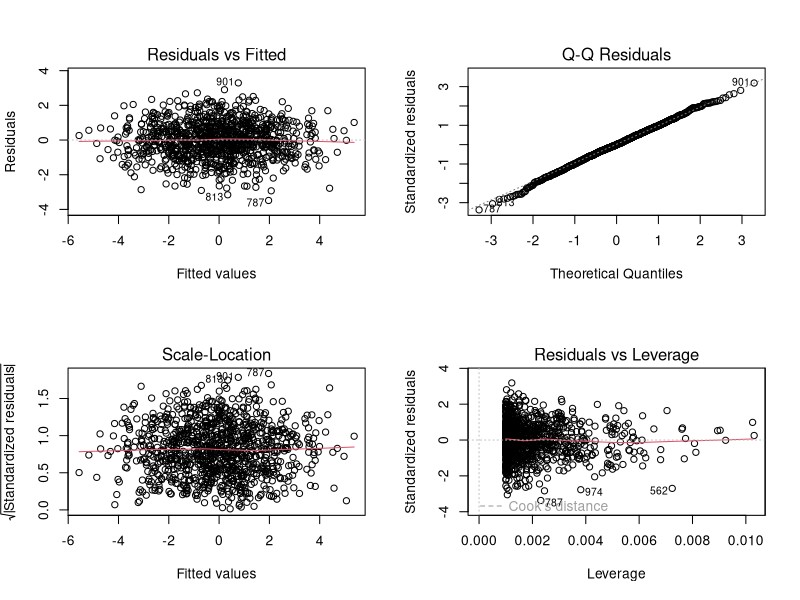
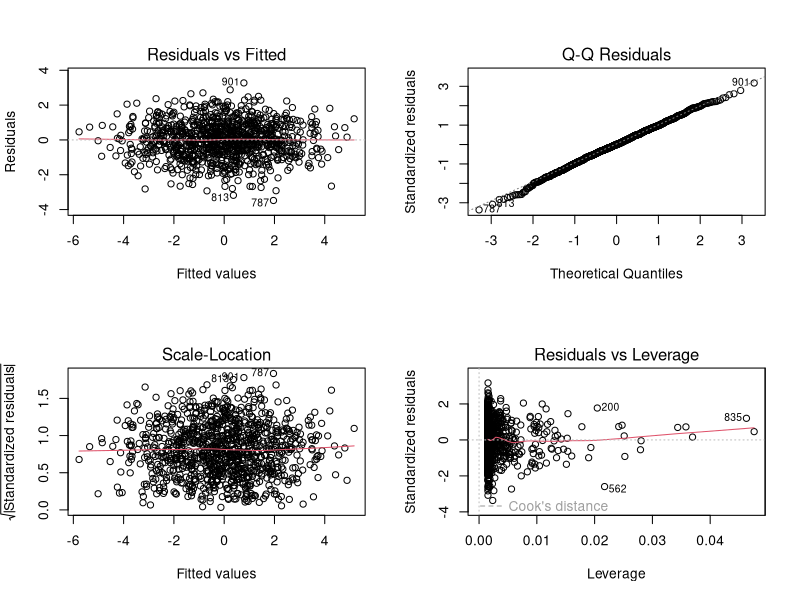
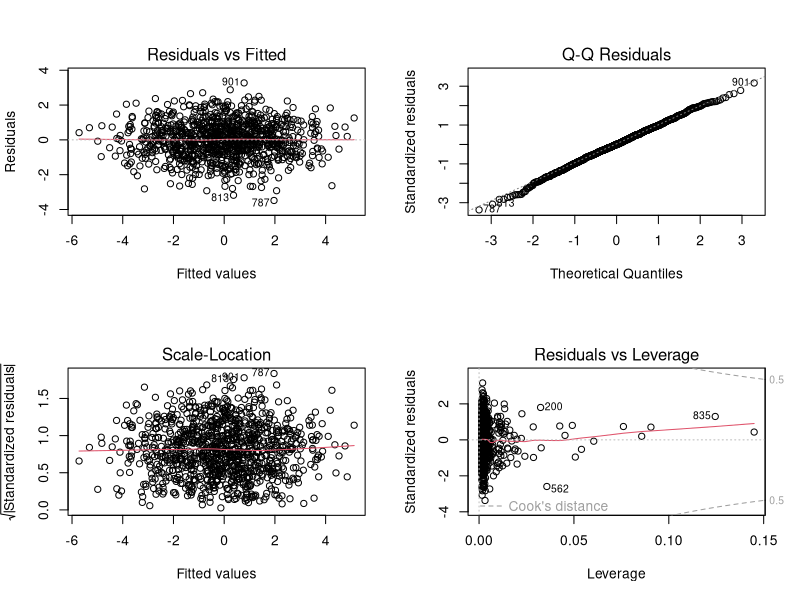
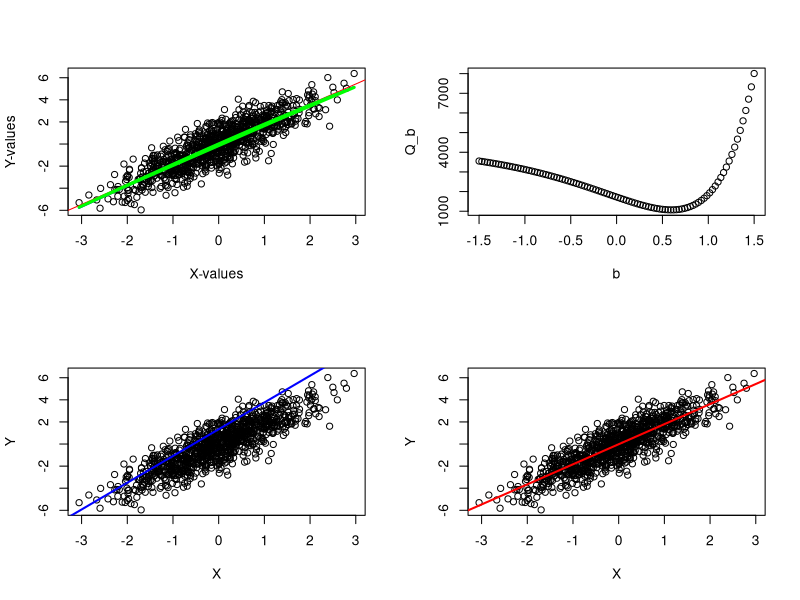
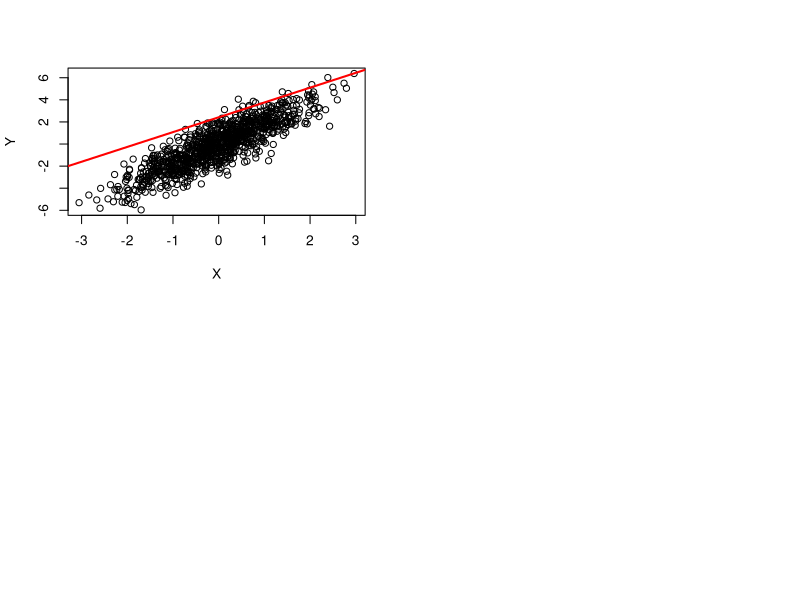

These charts were generated, in order, by the following R code:
#*******************Assignment-1*********************#

rm(list=ls())
setwd = "G:/IIT_MADRAS_DD/Semesters/7th sem (UQ)/ECON2333 (Big Data and Machine learning in Finance and economics)/Assignment_1"

# Exercise 1

# Y = exp(Beta)*X + epsilon
Beta = 0.6
n = 1000

X = rnorm(n)
epsilon = rnorm(n)

# (1) 
Y = exp(Beta)*X + epsilon
summary(Y)

# (2)

# (a) (b) (c)

lm1.fit = lm(Y~X) #Linear Regression
lm1.fit

par(mfrow=c(2,2)) 
plot(lm1.fit)

lm2.fit = lm(Y~poly(X,2)) #Quadratic Regression
lm2.fit
par(mfrow=c(2,2)) 
plot(lm2.fit)

lm3.fit = lm(Y~poly(X,3)) #Cubic Regression
lm3.fit
par(mfrow=c(2,2)) 
plot(lm3.fit)

# (d)

plot(X,Y, xlab = "X-values", ylab = "Y-values")
abline(lm1.fit, col="Red", lwd=1)
lines(X, predict(lm2.fit), col="blue", lwd=2)
lines(X, predict(lm3.fit), col="green", lwd=3)



# (3)
#Let say that the function takes the form of, f = exp(beta)*x

predp = function(beta,x){
  f = exp(beta)*x #f is the estimate for y
  return(f)
}

#test
predp(2,3)

b = seq(-1.5,1.5, length=100)

#function for sum of squared errors (se)
se = function(y,b,x){
  Q1 = rep(0,1000)
  Q=0
  for (i in 1:1000) {
    Q1[i] = (y[i] - predp(b,x[i]))^2
    Q = sum(Q1)
  }
  return(Q)
}
Q_b = rep(0,100)

for (i in 1:100) {
  Q_b[i] = se(Y,b[i],X)
  
}
# (a)
plot(b,Q_b)



# (b)
beta = b[which.min(Q_b)] #Optimum value of beta

#  (c)
#Plot Predicted  values v/s Actual data
predicted_values = predp(beta,X)
#length(predicted_values)

plot(X,Y)
abline(X,predicted_values, col="blue", lwd=2)


# (d)
lm.fit = lm(Y~X)
lm.fit
plot(X,Y)
abline(lm.fit, col="red", lwd=2)

# (4)
# (a)

#actual model
# Y = exp(b)*x

#MSE() is the function which calculates mean squared error
MSE = function(y,f){
  err = rep(0,1000)
  for (i in 1:1000) {
    err[i] = ((Y[i] - f[i])^2)
    
  }
  mse = sum(err)/1000
  return(mse)
}

actual.fit = predp(beta,X);
plot(X,Y)
abline(actual.fit,X, col="red", lwd=2) #plotting the actual model

mse = MSE(Y,actual.fit);


#linear Model
# Y = a1*X + b1
lm1.fit
b1 = lm1.fit$coefficients[1]
a1 = lm1.fit$coefficients[2]

linearModel = function(a1,b1,X1){
  f = a1*X1 + b1
  return(f)
}
  

yhat1 = rep(0,1000)

yhat1 = linearModel(a1,b1,X)

mse1 = MSE(Y,yhat1) 

#Quadratic Model
# Y = a2*X^2 + b2*X + c2
lm2.fit
c2 = lm2.fit$coefficients[1]
b2 = lm2.fit$coefficients[2]
a2 = lm2.fit$coefficients[3]


QuadModel = function(a2,b2,c2,X2){
  
  f = a2*(X2^2) + b2*X2 + c2
  
  return(f)
}

yhat2 = rep(0,1000)

yhat2 = QuadModel(a2,b2,c2,X)

mse2 = MSE(Y,yhat2)/1000

#Cubic Model
# Y = a1*X^3 + b1*X^2 + c1*X + d
lm3.fit
d3 = lm3.fit$coefficients[1]
c3 = lm3.fit$coefficients[2]
b3 = lm3.fit$coefficients[3]
a3 = lm3.fit$coefficients[4]


cubicModel = function(a3,b3,c3,d3,X3){
  f = a3*(X3^3) + b3*(X3^2) + c3*X3 + d3
  return(f)
}


yhat3 = rep(0,1000)

yhat3 = cubicModel(a3,b3,c3,d3,X)

mse3 = MSE(Y,yhat3)/1000

# (b) 

#Generate 100 new samples, lets call that X_test and Y_test

test_values = 100
X1 = rnorm(test_values)
epsilon1 = rnorm(test_values)

Y1 = exp(Beta)*X1 + epsilon1

MSE_t = function(y,f){
  err = rep(0,100)
  for (i in 1:100) {
    err[i] = ((Y[i] - f[i])^2)
    
  }
  mse = sum(err)/100
  return(mse)
}

#Model_1
#y = exp(b)*x
y1_test = predp(beta,X1);
test_mse = MSE_t(Y1, y1_test); #MSE for model y = exp(b)*x

#Model_2
#y = a*x*x + b*x + c
y2_test = linearModel(a1,b1,X1)
test_mse1 = MSE_t(Y1, y2_test); #MSE for model y = a*x + b

#Model_3
#y = a*x*x + b*x + c
y3_test = QuadModel(a2,b2,c2,X1)
test_mse2 = MSE_t(Y1, y3_test)/100 #MSE for model y = a*x*x + b*x + c

#Model_4
#y = a*x*x*x + b*x*x + c*x + d
y4_test = cubicModel(a3,b3,c3,d3,X1)
test_mse3 = MSE_t(Y1, y4_test)/100 #MSE for model y = a*x*x*x + b*x*x + c*x*x + d



#***************Exercise-2********************#
#KNN classificiation

X1 = c(1,1,-3,2,3,4,4)
X2 = c(2,3,1,2,2,1,3)
Y = c(0,0,0,1,1,1,1)

predicty = function(a,b){
  d = rep(0,7) #Distance
  for (i in 1:7) {
    X1hat = (X1[i] - a)^2
    X2hat = (X2[i] - b)^2
    d[i] = (X1hat + X2hat)^0.5
  }
  
  y = Y[which.min(d)]

  return(y)
}

#Testing on 3 random points
predicty(490,3)
predicty(4,398)
predicty(-400000000000000,-9999999999993)




